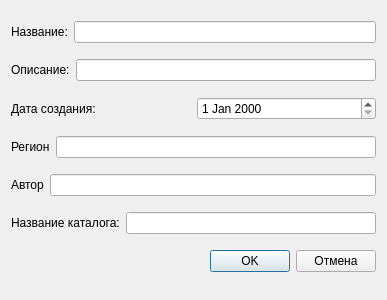
<?xml version="1.0" encoding="UTF-8"?>
<ui version="4.0">
 <class>edit_task_var_form</class>
 <widget class="QDialog" name="edit_task_var_form">
  <property name="geometry">
   <rect>
    <x>0</x>
    <y>0</y>
    <width>387</width>
    <height>300</height>
   </rect>
  </property>
  <property name="windowTitle">
   <string>Создание / редактирование проекта</string>
  </property>
  <layout class="QVBoxLayout" name="verticalLayout">
   <item>
    <layout class="QHBoxLayout" name="horizontalLayout_3">
     <item>
      <widget class="QLabel" name="lName">
       <property name="text">
        <string>Название:</string>
       </property>
      </widget>
     </item>
     <item>
      <widget class="QLineEdit" name="leName"/>
     </item>
    </layout>
   </item>
   <item>
    <layout class="QHBoxLayout" name="horizontalLayout_2">
     <item>
      <widget class="QLabel" name="lDesc">
       <property name="text">
        <string>Описание:</string>
       </property>
      </widget>
     </item>
     <item>
      <widget class="QLineEdit" name="leDesc"/>
     </item>
    </layout>
   </item>
   <item>
    <layout class="QHBoxLayout" name="horizontalLayout_4">
     <item>
      <widget class="QLabel" name="lCreationDate">
       <property name="text">
        <string>Дата создания:</string>
       </property>
      </widget>
     </item>
     <item>
      <widget class="QDateEdit" name="deCreationDate"/>
     </item>
    </layout>
   </item>
   <item>
    <layout class="QHBoxLayout" name="horizontalLayout">
     <item>
      <widget class="QLabel" name="lRegion">
       <property name="text">
        <string>Регион</string>
       </property>
      </widget>
     </item>
     <item>
      <widget class="QLineEdit" name="leRegion"/>
     </item>
    </layout>
   </item>
   <item>
    <layout class="QHBoxLayout" name="horizontalLayout_5">
     <item>
      <widget class="QLabel" name="lAuthor">
       <property name="text">
        <string>Автор</string>
       </property>
      </widget>
     </item>
     <item>
      <widget class="QLineEdit" name="leAuthor"/>
     </item>
    </layout>
   </item>
   <item>
    <layout class="QHBoxLayout" name="horizontalLayout_6">
     <item>
      <widget class="QLabel" name="lFolder">
       <property name="text">
        <string>Название каталога:</string>
       </property>
      </widget>
     </item>
     <item>
      <widget class="QLineEdit" name="leFolder"/>
     </item>
    </layout>
   </item>
   <item>
    <layout class="QHBoxLayout" name="horizontalLayout_7">
     <item>
      <spacer name="horizontalSpacer">
       <property name="orientation">
        <enum>Qt::Horizontal</enum>
       </property>
       <property name="sizeHint" stdset="0">
        <size>
         <width>40</width>
         <height>20</height>
        </size>
       </property>
      </spacer>
     </item>
     <item>
      <widget class="QPushButton" name="pbOK">
       <property name="text">
        <string>OK</string>
       </property>
      </widget>
     </item>
     <item>
      <widget class="QPushButton" name="pbCancel">
       <property name="text">
        <string>Отмена</string>
       </property>
      </widget>
     </item>
    </layout>
   </item>
  </layout>
 </widget>
 <resources/>
 <connections/>
</ui>
